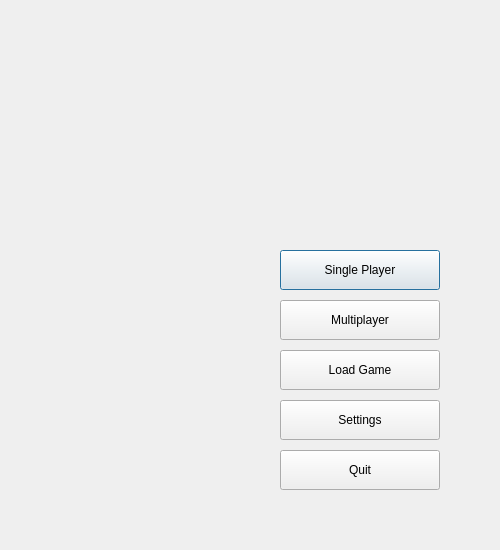
<?xml version="1.0" encoding="UTF-8"?>
<ui version="4.0">
 <class>mainMenu</class>
 <widget class="QDialog" name="mainMenu">
  <property name="geometry">
   <rect>
    <x>0</x>
    <y>0</y>
    <width>500</width>
    <height>550</height>
   </rect>
  </property>
  <property name="minimumSize">
   <size>
    <width>500</width>
    <height>550</height>
   </size>
  </property>
  <property name="windowTitle">
   <string>Othello</string>
  </property>
  <widget class="QPushButton" name="singlePlayerBtn">
   <property name="geometry">
    <rect>
     <x>280</x>
     <y>250</y>
     <width>160</width>
     <height>40</height>
    </rect>
   </property>
   <property name="text">
    <string>Single Player</string>
   </property>
  </widget>
  <widget class="QPushButton" name="quitBtn">
   <property name="geometry">
    <rect>
     <x>280</x>
     <y>450</y>
     <width>160</width>
     <height>40</height>
    </rect>
   </property>
   <property name="text">
    <string>Quit</string>
   </property>
  </widget>
  <widget class="QPushButton" name="multiPlayerBtn">
   <property name="geometry">
    <rect>
     <x>280</x>
     <y>300</y>
     <width>160</width>
     <height>40</height>
    </rect>
   </property>
   <property name="text">
    <string>Multiplayer</string>
   </property>
  </widget>
  <widget class="QPushButton" name="loadGameBtn">
   <property name="geometry">
    <rect>
     <x>280</x>
     <y>350</y>
     <width>160</width>
     <height>40</height>
    </rect>
   </property>
   <property name="text">
    <string>Load Game</string>
   </property>
  </widget>
  <widget class="QPushButton" name="settingsBtn">
   <property name="geometry">
    <rect>
     <x>280</x>
     <y>400</y>
     <width>160</width>
     <height>40</height>
    </rect>
   </property>
   <property name="text">
    <string>Settings</string>
   </property>
  </widget>
 </widget>
 <resources/>
 <connections/>
</ui>
